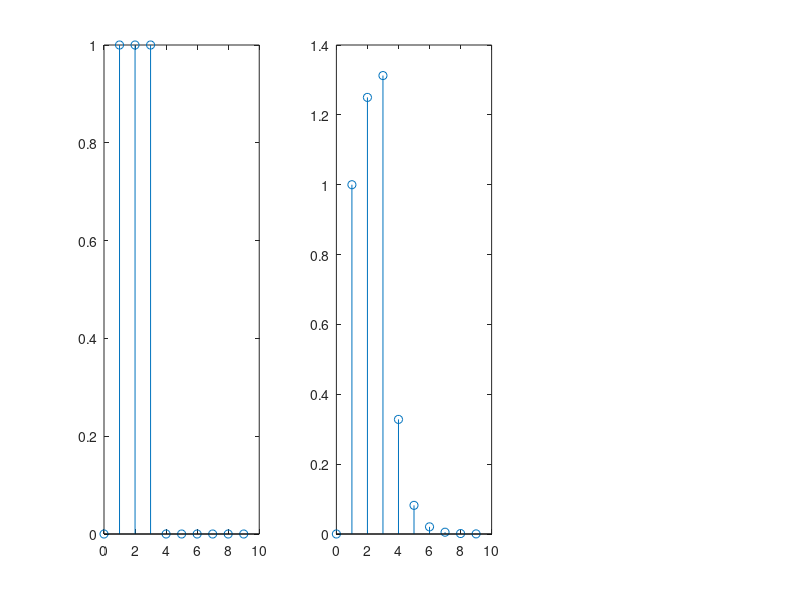

MATLAB code to generate this figure: (Note: this script raises an error after producing the figure.)
% Dean
clc
clear all;

%  Part a)
subplot(1,3,1)
n = [0:9]
xOfN = zeros(1,length(n))
xOfN(2:4) = 1;
stem(n, xOfN)


y(1) = 0;

for i = 2: length(n)
    y(i) = xOfN(i) + (1/4)* y(i - 1)
end

subplot(1,3,2)
stem (n , y)
h = ((1/4) .^n).*heaviside(n);
res = conv(n ,y)
index = [1: length(res)]
subplot(1,3,3)
stem (index, res)
title ('result of Convolution')
xlabel('n')